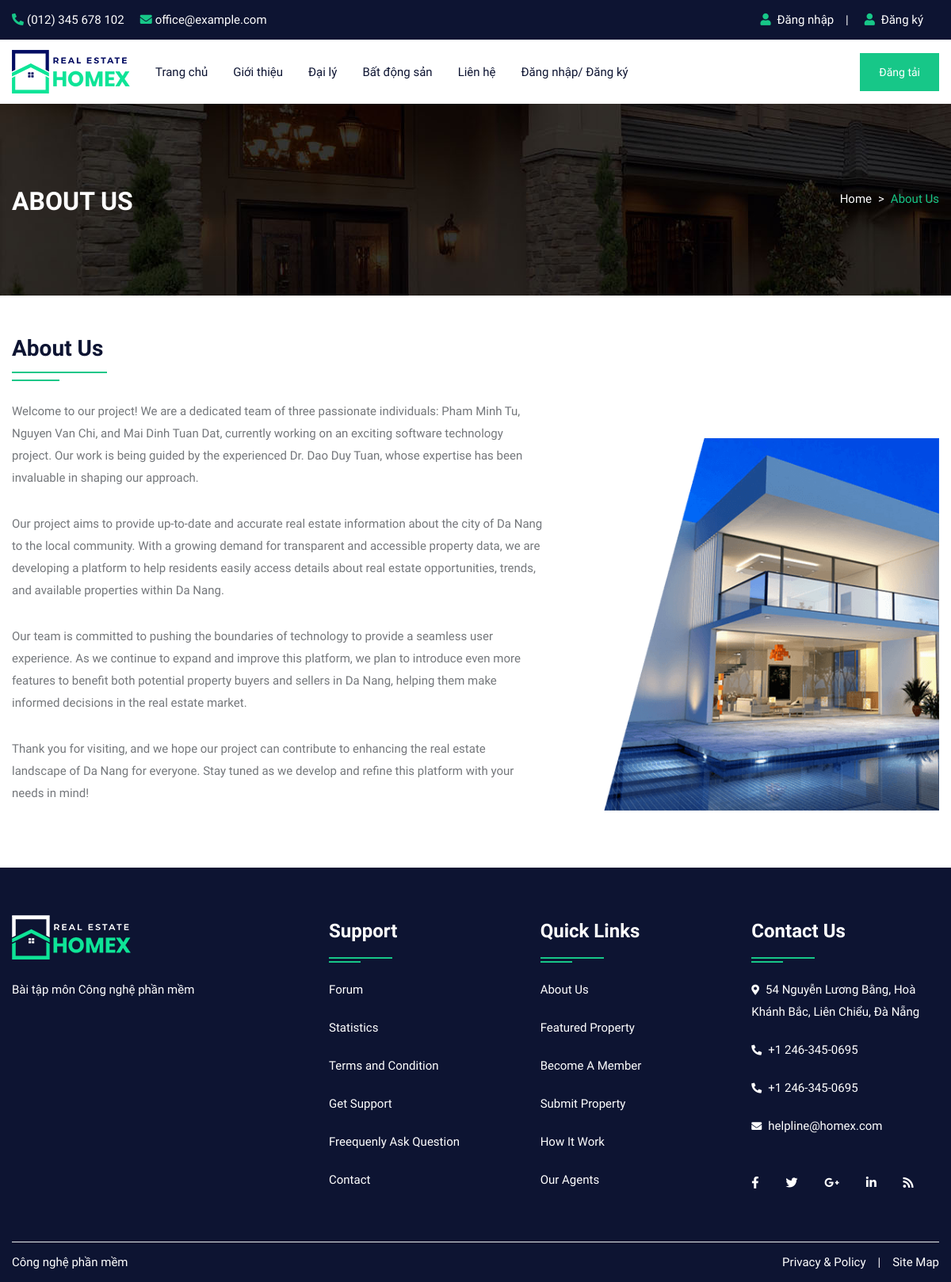
/controllers/about_controller.php, run on the app's committed database.
### tables this page shows
CREATE TABLE IF NOT EXISTS `about` (
  `id` int(10) NOT NULL AUTO_INCREMENT,
  `title` varchar(100) NOT NULL,
  `content` longtext NOT NULL,
  `image` varchar(300) NOT NULL,
  PRIMARY KEY (`id`)
);

### controllers/about_controller.php (called while the page is built, shortened)
<?php
require_once '../models/about_model.php';
require_once '../views/about_view.php';
?>

### views/about_view.php (the view, shortened to what this page needs)
<?php
require_once "../controllers/about_controller.php";
?>
<!DOCTYPE html>
<html lang="en">
<head>
    <link rel="stylesheet" type="text/css" href="../css/bootstrap.min.css">
    <link rel="stylesheet" type="text/css" href="../css/bootstrap-slider.css">
    <link rel="stylesheet" type="text/css" href="../css/jquery-ui.css">
    <link rel="stylesheet" type="text/css" href="../css/layerslider.css">
    <link rel="stylesheet" type="text/css" href="../css/color.css" id="color-change">
    <link rel="stylesheet" type="text/css" href="../css/owl.carousel.min.css">
    <link rel="stylesheet" type="text/css" href="../css/font-awesome.min.css">
    <link rel="stylesheet" type="text/css" href="../fonts/flaticon/flaticon.css">
    <link rel="stylesheet" type="text/css" href="../css/style.css">
</head>
<body>
    <div id="page-wrapper">
        <div class="row">
            <?php include("../include/header.php"); ?>
            <div class="banner-full-row page-banner" style="background-image:url('../images/breadcromb.jpg');">
                <div class="container">
                    <div class="row">
                        <div class="col-md-6">
                            <h2 class="page-name float-left text-white text-uppercase mt-1 mb-0"><b>About Us</b></h2>
                        </div>
                        <div class="col-md-6">
                            <nav aria-label="breadcrumb" class="float-left float-md-right">
                                <ol class="breadcrumb bg-transparent m-0 p-0">
                                    <li class="breadcrumb-item text-white"><a href="#">Home</a></li>
                                    <li class="breadcrumb-item active">About Us</li>
                                </ol>
                            </nav>
                        </div>
                    </div>
                </div>
            </div>
        <div class="full-row">
            <div class="container">
            <?php
					$query=mysqli_query($con,"SELECT * FROM about");
					while($row=mysqli_fetch_array($query))
					{
				?>
				<div class="row">
                    <div class="col-md-12 col-lg-12">
                        <h3 class="double-down-line-left text-secondary position-relative pb-4 mb-4"><?php echo $row['1'];?></h3>
                    </div>
                </div>
                <div class="row about-company">
                    <div class="col-md-12 col-lg-7">
                        <div class="about-content">
                            <?php echo $row['2'];?>
                        </div>
                    </div>
                    <div class="col-md-12 col-lg-5 mt-5">
                        <div class="about-img"> <img src="../admin/upload/<?php echo $row['3'];?>" alt="about image"> </div>
                    </div>
                </div>
				<?php } ?>
            </div>
        </div>
            <?php include("../include/footer.php"); ?>
        </div>
    </div>
</body>
</html>

### css/color.css (style rules this page uses)
:root { --theme-ordinary-color: #74777b; }
:root { --theme-primary-color: #17c788; }
:root { --theme-secondary-color: #0d1432; }
:root { --theme-white-color: #fff; }
:root { --theme-light-color: #f8f8f8; }
:root { --theme-gray-color: #f5f5f5; }
:root { --theme-footer-color: #091b4b; }
:root { --theme-dark-color: #091b4b; }
:root { --text-light-color: #a3a7af; }
:root { --theme-primary-opacity-color: rgba(11, 191, 141, .8); }
:root { --theme-secondary-opacity-color: rgba(13,20,50,0.7); }
:root { --theme-white-opacity-color: rgba(255, 255, 255, 0.3); }
:root { --theme-dark-opacity-color: rgba(0, 0, 0, 0.5); }
:root { --theme-ordinary-font: 'Muli', sans-serif; }
:root { --theme-highlight-font: 'Comfortaa', cursive; }

### css/style.css (style rules this page uses)
.container, .container-fluid { transition: all 0.6s ease 0s; -moz-transition: all 0.6s ease 0s; -webkit-transition: all 0.6s ease 0s; -o-transition: all 0.6s ease 0s; }
#page-wrapper { padding-left: 15px; padding-right: 15px; background-color: #fff; overflow: hidden !important; position: relative }
.text-ordinary, a.text-ordinary, .text-ordinary a, body, .dropdown-item, .footer-widget li a, .text-ordinary .jslider .jslider-label, .breadcrumb-item > a, .list-text-white a.dropdown-item { color: var(--theme-ordinary-color) }
.icon-primary, .icon-primary i, .icon-primary svg, .hover-primary-nav .navbar-nav .nav-link.active, .hover-primary-nav .navbar-nav .nav-link:hover, .top-header .dropdown-toggle::after, .footer-widget li a:hover, .check-submit li input[type="checkbox"]:checked + label::before, .property-btn li a.active, .property-btn li a:hover, .hover-primary-nav .navbar-nav .nav-link:hover, .breadcrumb-item > a:hover, .copyright .line-menu a:hover, .dashboard-top-left .dropdown-toggle::before, .dashboard-panel .message-list .message-action a:hover, .breadcrumb-item.active, .navigation_link_widget li a:hover, .flat-primary [class^="flaticon-"]::before, .list-text-white a.dropdown-item:hover { color: var(--theme-primary-color) }
.text-secondary, .text-secondary a, a.text-secondary, a.hover-text-secondary:hover, .hover-text-secondary:hover, .hover-text-secondary a:hover { color: var(--theme-secondary-color) !important }
.list-text-white li, .list-text-white a, .hover-text-white:hover, .white-nav .navbar-nav .nav-link, .text-white a, hover-text-white-nav .navbar-nav .nav-link.active, .hover-text-white-nav .navbar-nav .nav-link:hover, .hover-text-white-nav .navbar-nav .nav-link:focus, .view-category button.active a, .property-video a { color: var(--theme-white-color) }
[class*="double-down-line"]::before, [class*="double-down-line"]::after { background-color: var(--theme-primary-color) }
.transation-3s, .transation-3s:hover, .hover-zoomer img, .hover-bg-white, a, a:hover, .btn, .btn:hover, .radio-check label, .message-list li .message-action, .timeline-item .circle, .timeline-item .date-time, .clip-item .fa-times { -moz-transition: all 300ms ease-in-out 0s; -webkit-transition: all 300ms ease-in-out 0s; -o-transition: all 300ms ease-in-out 0s; -ms-transition: all 300ms ease-in-out 0s; transition: all 300ms ease-in-out 0s; }
body { font-family: var(--theme-ordinary-font); font-size: 15px; line-height: 28px; }
h1, .h1, h2, .h2, h3, .h3, h4, .h4, h5, .h5, h6, .h6 { font-family: var(--theme-highlight-font); font-weight: 700; }
ul, ol { padding: 0; margin: 0; list-style: none; }
p { line-height: 28px; margin-bottom: 10px; }
a, a:hover, .btn-link, .btn-link:hover { text-decoration: none; cousor: pointer }
img { width: 100% }
#page-wrapper { padding-left: 15px; padding-right: 15px; background-color: #fff; overflow: hidden !important; position: relative; }
.full-row { position: relative; width: 100%; padding: 50px 0; }
.banner-full-row { position: relative; width: 100%; padding: 100px 0; }
[class*="double-down-line"] { position: relative; padding-bottom: 35px; }
[class*="double-down-line"]::before, [class*="double-down-line"]::after { content: ""; height: 2px; position: absolute; }
[class*="double-down-line"]::before { width: 120px; bottom: 10px; }
[class*="double-down-line"]::after { width: 60px; bottom: 0; }
[class*="double-down-line-left"]::before, [class*="double-down-line-left"]::after { left: 0 }
.page-banner .breadcrumb-item { line-height: 40px }
.page-banner .breadcrumb-item + .breadcrumb-item::before { content: ">"; color:#fff; }
::placeholder { font: var(--theme-ordinary-font); font-size: 15px; font-weight: 400; color: #fff }
.about-content p, .service-text p { margin-bottom: 30px }

### data on the page
about: title "About Us", content "Welcome to our project! We are a dedicated team of three passionate individuals: Pham Minh Tu, Nguyen Van Chi, and Mai Dinh Tuan Dat, currently working on an exciting software technology project. Our work is being guided by the experienced Dr. Dao Duy Tuan, whose expertise has been invaluable in shaping our approach. Our project aims to provide up-to-date and accurate real estate information about the city of Da Nang to the local community. With a growing demand for transparent and accessible property data, we are developing a platform to help residents easily access details about real estate opportunities, trends, and available properties within Da Nang. Our team is committed to pushing…", image (picture)
